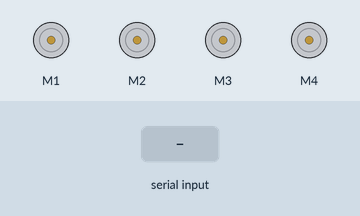
This sketch was run on a simulated Arduino Uno, built with avr-gcc and run on an emulated ATmega328P. Shown: 4 × DC motor (green arrow = forward, orange = backward, longer = faster). The test bench sets the inputs (shaded band).

Above: at 1.2 s.
1.3 s: "F" received over Serial
At 2.5 s:
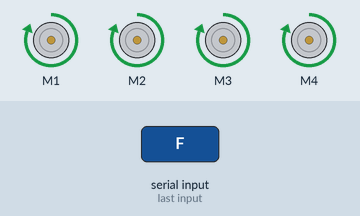
2.8 s: "B" received over Serial
At 3.6 s:
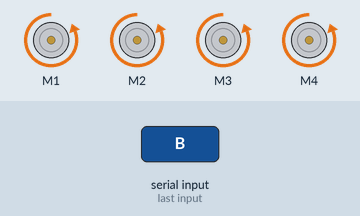
4.3 s: "L" received over Serial
At 4.8 s:
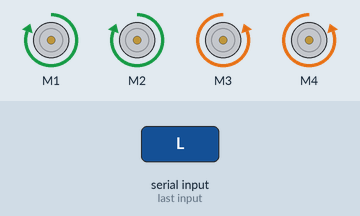
5.8 s: "R" received over Serial
At 7.0 s:
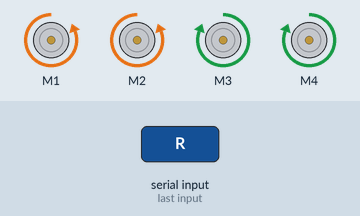
7.3 s: "S" received over Serial
At 8.2 s:
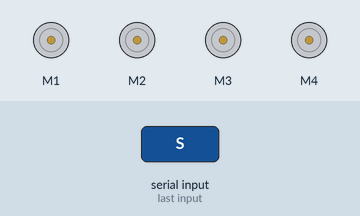
Timing chart, 0 to 9.8 s (numbered marks = the images above; inputs shaded):
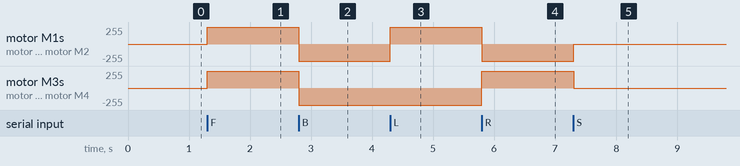

Measured:
- after the input at 1.3 s, motor M1–4: stopped → forward 255/255 at once
- after the input at 2.8 s, motor M1–4: forward 255/255 → backward 255/255 at once
- after the input at 4.3 s, motor M1, motor M2: backward 255/255 → forward 255/255 at once
- after the input at 5.8 s, motor M1, motor M2: forward 255/255 → backward 255/255 at once; motor M3, motor M4: backward 255/255 → forward 255/255 at once
- after the input at 7.3 s, motor M1, motor M2: backward 255/255 → stopped at once; motor M3, motor M4: forward 255/255 → stopped at once

The sketch:

car.ino
```cpp
#include <AFMotor.h>

AF_DCMotor motor1(1);
AF_DCMotor motor2(2);
AF_DCMotor motor3(3);
AF_DCMotor motor4(4);

char bt='S';
void setup()
{
  Serial.begin(9600);

  motor1.setSpeed(255);
  motor2.setSpeed(255);
  motor3.setSpeed(255);
  motor4.setSpeed(255);
  Stop();
}


void loop() {

bt=Serial.read();

if(bt=='F')
{
 forward();
}

if(bt=='B')
{
 backward();
}

if(bt=='L')
{
 left();
}

if(bt=='R')
{
 right();
}

if(bt=='S')
{
 Stop();
}

}
void forward()
{
     motor1.run(FORWARD);
  motor2.run(FORWARD);
  motor3.run(FORWARD);
  motor4.run(FORWARD);
}

void backward()
{
     motor1.run(BACKWARD);
  motor2.run(BACKWARD);
  motor3.run(BACKWARD);
  motor4.run(BACKWARD);
}
void left()
{
  motor1.run(FORWARD);
  motor2.run(FORWARD);
  motor3.run(BACKWARD);
  motor4.run(BACKWARD);
}
void right()
{
  motor1.run(BACKWARD);
  motor2.run(BACKWARD);
  motor3.run(FORWARD);
  motor4.run(FORWARD);
}
void Stop()
{
  motor1.run(RELEASE);
  motor2.run(RELEASE);
  motor3.run(RELEASE);
  motor4.run(RELEASE);
}
```
